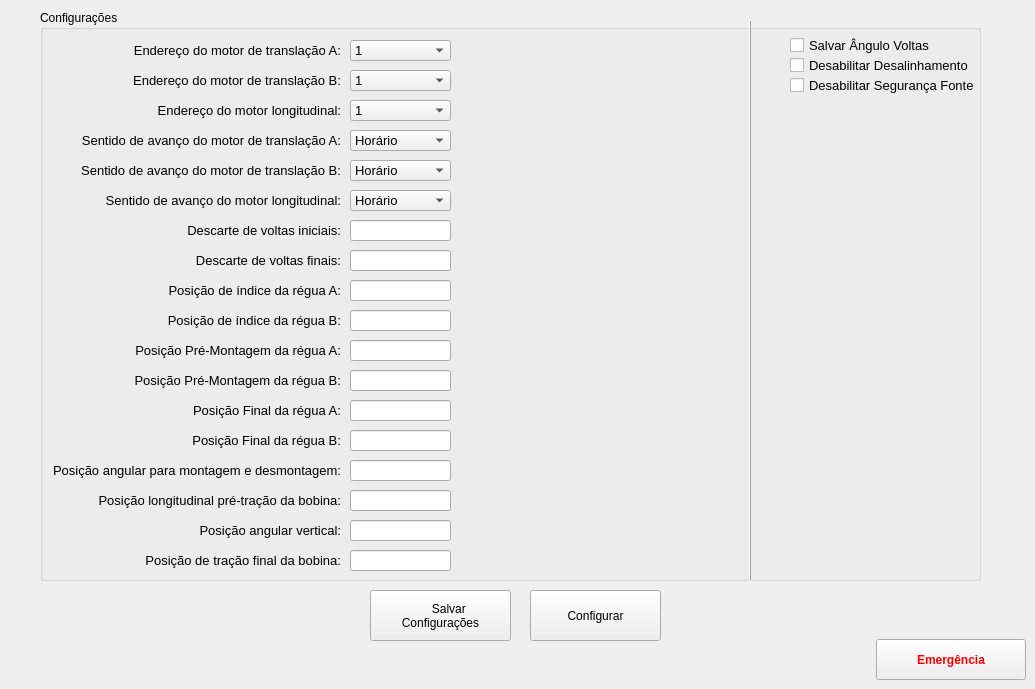
    <widget class="QWidget" name="tab_5">
     <attribute name="icon">
      <iconset>
       <normaloff>imagens/settings.png</normaloff>imagens/settings.png</iconset>
     </attribute>
     <attribute name="title">
      <string>Configurações Gerais</string>
     </attribute>
     <widget class="QGroupBox" name="groupBox_8">
      <property name="geometry">
       <rect>
        <x>40</x>
        <y>10</y>
        <width>941</width>
        <height>571</height>
       </rect>
      </property>
      <property name="title">
       <string>Configurações</string>
      </property>
      <widget class="QComboBox" name="sentido_A">
       <property name="geometry">
        <rect>
         <x>310</x>
         <y>120</y>
         <width>101</width>
         <height>21</height>
        </rect>
       </property>
       <property name="font">
        <font>
         <pointsize>10</pointsize>
        </font>
       </property>
       <item>
        <property name="text">
         <string>Horário</string>
        </property>
       </item>
       <item>
        <property name="text">
         <string>Anti-horário</string>
        </property>
       </item>
      </widget>
      <widget class="QLabel" name="label_39">
       <property name="geometry">
        <rect>
         <x>-30</x>
         <y>150</y>
         <width>331</width>
         <height>21</height>
        </rect>
       </property>
       <property name="font">
        <font>
         <pointsize>10</pointsize>
        </font>
       </property>
       <property name="text">
        <string>Sentido de avanço do motor de translação B:</string>
       </property>
       <property name="alignment">
        <set>Qt::AlignRight|Qt::AlignTrailing|Qt::AlignVCenter</set>
       </property>
      </widget>
      <widget class="QComboBox" name="EndDriver_A">
       <property name="geometry">
        <rect>
         <x>310</x>
         <y>30</y>
         <width>101</width>
         <height>21</height>
        </rect>
       </property>
       <property name="font">
        <font>
         <pointsize>10</pointsize>
        </font>
       </property>
       <item>
        <property name="text">
         <string>1</string>
        </property>
       </item>
       <item>
        <property name="text">
         <string>2</string>
        </property>
       </item>
       <item>
        <property name="text">
         <string>3</string>
        </property>
       </item>
       <item>
        <property name="text">
         <string>4</string>
        </property>
       </item>
      </widget>
      <widget class="QLabel" name="label_38">
       <property name="geometry">
        <rect>
         <x>-30</x>
         <y>120</y>
         <width>331</width>
         <height>21</height>
        </rect>
       </property>
       <property name="font">
        <font>
         <pointsize>10</pointsize>
        </font>
       </property>
       <property name="text">
        <string>Sentido de avanço do motor de translação A:</string>
       </property>
       <property name="alignment">
        <set>Qt::AlignRight|Qt::AlignTrailing|Qt::AlignVCenter</set>
       </property>
      </widget>
      <widget class="QLabel" name="label_41">
       <property name="geometry">
        <rect>
         <x>-30</x>
         <y>300</y>
         <width>331</width>
         <height>21</height>
        </rect>
       </property>
       <property name="font">
        <font>
         <pointsize>10</pointsize>
        </font>
       </property>
       <property name="text">
        <string>Posição de índice da régua B:</string>
       </property>
       <property name="alignment">
        <set>Qt::AlignRight|Qt::AlignTrailing|Qt::AlignVCenter</set>
       </property>
      </widget>
      <widget class="QComboBox" name="sentido_B">
       <property name="geometry">
        <rect>
         <x>310</x>
         <y>150</y>
         <width>101</width>
         <height>21</height>
        </rect>
       </property>
       <property name="font">
        <font>
         <pointsize>10</pointsize>
        </font>
       </property>
       <item>
        <property name="text">
         <string>Horário</string>
        </property>
       </item>
       <item>
        <property name="text">
         <string>Anti-horário</string>
        </property>
       </item>
      </widget>
      <widget class="QLabel" name="label_37">
       <property name="geometry">
        <rect>
         <x>-30</x>
         <y>60</y>
         <width>331</width>
         <height>21</height>
        </rect>
       </property>
       <property name="font">
        <font>
         <pointsize>10</pointsize>
        </font>
       </property>
       <property name="text">
        <string>Endereço do motor de translação B:</string>
       </property>
       <property name="alignment">
        <set>Qt::AlignRight|Qt::AlignTrailing|Qt::AlignVCenter</set>
       </property>
      </widget>
      <widget class="QLineEdit" name="indice_B">
       <property name="geometry">
        <rect>
         <x>310</x>
         <y>300</y>
         <width>101</width>
         <height>21</height>
        </rect>
       </property>
       <property name="font">
        <font>
         <pointsize>10</pointsize>
        </font>
       </property>
       <property name="text">
        <string/>
       </property>
      </widget>
      <widget class="QComboBox" name="EndDriver_B">
       <property name="geometry">
        <rect>
         <x>310</x>
         <y>60</y>
         <width>101</width>
         <height>21</height>
        </rect>
       </property>
       <property name="font">
        <font>
         <pointsize>10</pointsize>
        </font>
       </property>
       <item>
        <property name="text">
         <string>1</string>
        </property>
       </item>
       <item>
        <property name="text">
         <string>2</string>
        </property>
       </item>
       <item>
        <property name="text">
         <string>3</string>
        </property>
       </item>
       <item>
        <property name="text">
         <string>4</string>
        </property>
       </item>
      </widget>
      <widget class="QLineEdit" name="indice_A">
       <property name="geometry">
        <rect>
         <x>310</x>
         <y>270</y>
         <width>101</width>
         <height>21</height>
        </rect>
       </property>
       <property name="font">
        <font>
         <pointsize>10</pointsize>
        </font>
       </property>
       <property name="text">
        <string/>
       </property>
      </widget>
      <widget class="QLabel" name="label_35">
       <property name="geometry">
        <rect>
         <x>-30</x>
         <y>30</y>
         <width>331</width>
         <height>21</height>
        </rect>
       </property>
       <property name="font">
        <font>
         <pointsize>10</pointsize>
        </font>
       </property>
       <property name="text">
        <string>Endereço do motor de translação A:</string>
       </property>
       <property name="alignment">
        <set>Qt::AlignRight|Qt::AlignTrailing|Qt::AlignVCenter</set>
       </property>
      </widget>
      <widget class="QLabel" name="label_40">
       <property name="geometry">
        <rect>
         <x>-30</x>
         <y>270</y>
         <width>331</width>
         <height>21</height>
        </rect>
       </property>
       <property name="font">
        <font>
         <pointsize>10</pointsize>
        </font>
       </property>
       <property name="text">
        <string>Posição de índice da régua A:</string>
       </property>
       <property name="alignment">
        <set>Qt::AlignRight|Qt::AlignTrailing|Qt::AlignVCenter</set>
       </property>
      </widget>
      <widget class="QLabel" name="label_46">
       <property name="geometry">
        <rect>
         <x>-30</x>
         <y>90</y>
         <width>331</width>
         <height>21</height>
        </rect>
       </property>
       <property name="font">
        <font>
         <pointsize>10</pointsize>
        </font>
       </property>
       <property name="text">
        <string>Endereço do motor longitudinal:</string>
       </property>
       <property name="alignment">
        <set>Qt::AlignRight|Qt::AlignTrailing|Qt::AlignVCenter</set>
       </property>
      </widget>
      <widget class="QComboBox" name="EndDriver_C">
       <property name="geometry">
        <rect>
         <x>310</x>
         <y>90</y>
         <width>101</width>
         <height>21</height>
        </rect>
       </property>
       <property name="font">
        <font>
         <pointsize>10</pointsize>
        </font>
       </property>
       <item>
        <property name="text">
         <string>1</string>
        </property>
       </item>
       <item>
        <property name="text">
         <string>2</string>
        </property>
       </item>
       <item>
        <property name="text">
         <string>3</string>
        </property>
       </item>
       <item>
        <property name="text">
         <string>4</string>
        </property>
       </item>
      </widget>
      <widget class="QComboBox" name="sentido_C">
       <property name="geometry">
        <rect>
         <x>310</x>
         <y>180</y>
         <width>101</width>
         <height>21</height>
        </rect>
       </property>
       <property name="font">
        <font>
         <pointsize>10</pointsize>
        </font>
       </property>
       <item>
        <property name="text">
         <string>Horário</string>
        </property>
       </item>
       <item>
        <property name="text">
         <string>Anti-horário</string>
        </property>
       </item>
      </widget>
      <widget class="QLabel" name="label_47">
       <property name="geometry">
        <rect>
         <x>-30</x>
         <y>180</y>
         <width>331</width>
         <height>21</height>
        </rect>
       </property>
       <property name="font">
        <font>
         <pointsize>10</pointsize>
        </font>
       </property>
       <property name="text">
        <string>Sentido de avanço do motor longitudinal:</string>
       </property>
       <property name="alignment">
        <set>Qt::AlignRight|Qt::AlignTrailing|Qt::AlignVCenter</set>
       </property>
      </widget>
      <widget class="QLabel" name="label_42">
       <property name="geometry">
        <rect>
         <x>-30</x>
         <y>330</y>
         <width>331</width>
         <height>21</height>
        </rect>
       </property>
       <property name="font">
        <font>
         <pointsize>10</pointsize>
        </font>
       </property>
       <property name="text">
        <string>Posição Pré-Montagem da régua A:</string>
       </property>
       <property name="alignment">
        <set>Qt::AlignRight|Qt::AlignTrailing|Qt::AlignVCenter</set>
       </property>
      </widget>
      <widget class="QLineEdit" name="premont_A">
       <property name="geometry">
        <rect>
         <x>310</x>
         <y>330</y>
         <width>101</width>
         <height>21</height>
        </rect>
       </property>
       <property name="font">
        <font>
         <pointsize>10</pointsize>
        </font>
       </property>
       <property name="text">
        <string/>
       </property>
      </widget>
      <widget class="QLineEdit" name="premont_B">
       <property name="geometry">
        <rect>
         <x>310</x>
         <y>360</y>
         <width>101</width>
         <height>21</height>
        </rect>
       </property>
       <property name="font">
        <font>
         <pointsize>10</pointsize>
        </font>
       </property>
       <property name="text">
        <string/>
       </property>
      </widget>
      <widget class="QLabel" name="label_50">
       <property name="geometry">
        <rect>
         <x>-30</x>
         <y>360</y>
         <width>331</width>
         <height>21</height>
        </rect>
       </property>
       <property name="font">
        <font>
         <pointsize>10</pointsize>
        </font>
       </property>
       <property name="text">
        <string>Posição Pré-Montagem da régua B:</string>
       </property>
       <property name="alignment">
        <set>Qt::AlignRight|Qt::AlignTrailing|Qt::AlignVCenter</set>
       </property>
      </widget>
      <widget class="QLabel" name="label_51">
       <property name="geometry">
        <rect>
         <x>-30</x>
         <y>390</y>
         <width>331</width>
         <height>21</height>
        </rect>
       </property>
       <property name="font">
        <font>
         <pointsize>10</pointsize>
        </font>
       </property>
       <property name="text">
        <string>Posição Final da régua A:</string>
       </property>
       <property name="alignment">
        <set>Qt::AlignRight|Qt::AlignTrailing|Qt::AlignVCenter</set>
       </property>
      </widget>
      <widget class="QLineEdit" name="final_A">
       <property name="geometry">
        <rect>
         <x>310</x>
         <y>390</y>
         <width>101</width>
         <height>21</height>
        </rect>
       </property>
       <property name="font">
        <font>
         <pointsize>10</pointsize>
        </font>
       </property>
       <property name="text">
        <string/>
       </property>
      </widget>
      <widget class="QLineEdit" name="final_B">
       <property name="geometry">
        <rect>
         <x>310</x>
         <y>420</y>
         <width>101</width>
         <height>21</height>
        </rect>
       </property>
       <property name="font">
        <font>
         <pointsize>10</pointsize>
        </font>
       </property>
       <property name="text">
        <string/>
       </property>
      </widget>
      <widget class="QLabel" name="label_52">
       <property name="geometry">
        <rect>
         <x>-30</x>
         <y>420</y>
         <width>331</width>
         <height>21</height>
        </rect>
       </property>
       <property name="font">
        <font>
         <pointsize>10</pointsize>
        </font>
       </property>
       <property name="text">
        <string>Posição Final da régua B:</string>
       </property>
       <property name="alignment">
        <set>Qt::AlignRight|Qt::AlignTrailing|Qt::AlignVCenter</set>
       </property>
      </widget>
      <widget class="QLineEdit" name="pos_trac">
       <property name="geometry">
        <rect>
         <x>310</x>
         <y>540</y>
         <width>101</width>
         <height>21</height>
        </rect>
       </property>
       <property name="font">
        <font>
         <pointsize>10</pointsize>
        </font>
       </property>
       <property name="text">
        <string/>
       </property>
      </widget>
      <widget class="QLineEdit" name="pos_ang">
       <property name="geometry">
        <rect>
         <x>310</x>
         <y>450</y>
         <width>101</width>
         <height>21</height>
        </rect>
       </property>
       <property name="font">
        <font>
         <pointsize>10</pointsize>
        </font>
       </property>
       <property name="text">
        <string/>
       </property>
      </widget>
      <widget class="QLineEdit" name="pos_long">
       <property name="geometry">
        <rect>
         <x>310</x>
         <y>480</y>
         <width>101</width>
         <height>21</height>
        </rect>
       </property>
       <property name="font">
        <font>
         <pointsize>10</pointsize>
        </font>
       </property>
       <property name="text">
        <string/>
       </property>
      </widget>
      <widget class="QLabel" name="label_45">
       <property name="geometry">
        <rect>
         <x>-30</x>
         <y>510</y>
         <width>331</width>
         <height>21</height>
        </rect>
       </property>
       <property name="font">
        <font>
         <pointsize>10</pointsize>
        </font>
       </property>
       <property name="text">
        <string>Posição angular vertical:</string>
       </property>
       <property name="alignment">
        <set>Qt::AlignRight|Qt::AlignTrailing|Qt::AlignVCenter</set>
       </property>
      </widget>
      <widget class="QLabel" name="label_44">
       <property name="geometry">
        <rect>
         <x>-30</x>
         <y>540</y>
         <width>331</width>
         <height>21</height>
        </rect>
       </property>
       <property name="font">
        <font>
         <pointsize>10</pointsize>
        </font>
       </property>
       <property name="text">
        <string>Posição de tração final da bobina:</string>
       </property>
       <property name="alignment">
        <set>Qt::AlignRight|Qt::AlignTrailing|Qt::AlignVCenter</set>
       </property>
      </widget>
      <widget class="QLineEdit" name="pos_ver">
       <property name="geometry">
        <rect>
         <x>310</x>
         <y>510</y>
         <width>101</width>
         <height>21</height>
        </rect>
       </property>
       <property name="font">
        <font>
         <pointsize>10</pointsize>
        </font>
       </property>
       <property name="text">
        <string/>
       </property>
      </widget>
      <widget class="QLabel" name="label_43">
       <property name="geometry">
        <rect>
         <x>-30</x>
         <y>450</y>
         <width>331</width>
         <height>21</height>
        </rect>
       </property>
       <property name="font">
        <font>
         <pointsize>10</pointsize>
        </font>
       </property>
       <property name="text">
        <string>Posição angular para montagem e desmontagem:</string>
       </property>
       <property name="alignment">
        <set>Qt::AlignRight|Qt::AlignTrailing|Qt::AlignVCenter</set>
       </property>
      </widget>
      <widget class="QLabel" name="label_48">
       <property name="geometry">
        <rect>
         <x>-30</x>
         <y>480</y>
         <width>331</width>
         <height>21</height>
        </rect>
       </property>
       <property name="font">
        <font>
         <pointsize>10</pointsize>
        </font>
       </property>
       <property name="text">
        <string>Posição longitudinal pré-tração da bobina:</string>
       </property>
       <property name="alignment">
        <set>Qt::AlignRight|Qt::AlignTrailing|Qt::AlignVCenter</set>
       </property>
      </widget>
      <widget class="QLabel" name="label_54">
       <property name="geometry">
        <rect>
         <x>-30</x>
         <y>210</y>
         <width>331</width>
         <height>21</height>
        </rect>
       </property>
       <property name="font">
        <font>
         <pointsize>10</pointsize>
        </font>
       </property>
       <property name="text">
        <string>Descarte de voltas iniciais:</string>
       </property>
       <property name="alignment">
        <set>Qt::AlignRight|Qt::AlignTrailing|Qt::AlignVCenter</set>
       </property>
      </widget>
      <widget class="QLineEdit" name="descarte_inicial">
       <property name="geometry">
        <rect>
         <x>310</x>
         <y>210</y>
         <width>101</width>
         <height>21</height>
        </rect>
       </property>
       <property name="font">
        <font>
         <pointsize>10</pointsize>
        </font>
       </property>
       <property name="text">
        <string/>
       </property>
      </widget>
      <widget class="QLabel" name="label_60">
       <property name="geometry">
        <rect>
         <x>-30</x>
         <y>240</y>
         <width>331</width>
         <height>21</height>
        </rect>
       </property>
       <property name="font">
        <font>
         <pointsize>10</pointsize>
        </font>
       </property>
       <property name="text">
        <string>Descarte de voltas finais:</string>
       </property>
       <property name="alignment">
        <set>Qt::AlignRight|Qt::AlignTrailing|Qt::AlignVCenter</set>
       </property>
      </widget>
      <widget class="QLineEdit" name="descarte_final">
       <property name="geometry">
        <rect>
         <x>310</x>
         <y>240</y>
         <width>101</width>
         <height>21</height>
        </rect>
       </property>
       <property name="font">
        <font>
         <pointsize>10</pointsize>
        </font>
       </property>
       <property name="text">
        <string/>
       </property>
      </widget>
      <widget class="QCheckBox" name="Salvar_Angulo_Volta">
       <property name="geometry">
        <rect>
         <x>750</x>
         <y>20</y>
         <width>191</width>
         <height>31</height>
        </rect>
       </property>
       <property name="font">
        <font>
         <pointsize>10</pointsize>
        </font>
       </property>
       <property name="text">
        <string>Salvar Ângulo Voltas</string>
       </property>
      </widget>
      <widget class="QCheckBox" name="Desab_Desalinhamento">
       <property name="geometry">
        <rect>
         <x>750</x>
         <y>40</y>
         <width>191</width>
         <height>31</height>
        </rect>
       </property>
       <property name="font">
        <font>
         <pointsize>10</pointsize>
        </font>
       </property>
       <property name="text">
        <string>Desabilitar Desalinhamento</string>
       </property>
      </widget>
      <widget class="QCheckBox" name="Desab_Seg_Fonte">
       <property name="geometry">
        <rect>
         <x>750</x>
         <y>60</y>
         <width>191</width>
         <height>31</height>
        </rect>
       </property>
       <property name="font">
        <font>
         <pointsize>10</pointsize>
        </font>
       </property>
       <property name="text">
        <string>Desabilitar Segurança Fonte</string>
       </property>
      </widget>
      <widget class="Line" name="line">
       <property name="geometry">
        <rect>
         <x>700</x>
         <y>10</y>
         <width>20</width>
         <height>561</height>
        </rect>
       </property>
       <property name="frameShadow">
        <enum>QFrame::Raised</enum>
       </property>
       <property name="lineWidth">
        <number>1</number>
       </property>
       <property name="midLineWidth">
        <number>0</number>
       </property>
       <property name="orientation">
        <enum>Qt::Vertical</enum>
       </property>
      </widget>
     </widget>
     <widget class="QPushButton" name="ConfGeral">
      <property name="geometry">
       <rect>
        <x>530</x>
        <y>590</y>
        <width>131</width>
        <height>51</height>
       </rect>
      </property>
      <property name="text">
       <string>Configurar</string>
      </property>
      <property name="icon">
       <iconset>
        <normaloff>imagens/configure.png</normaloff>imagens/configure.png</iconset>
      </property>
      <property name="iconSize">
       <size>
        <width>30</width>
        <height>30</height>
       </size>
      </property>
     </widget>
     <widget class="QPushButton" name="salvar_config_2">
      <property name="geometry">
       <rect>
        <x>370</x>
        <y>590</y>
        <width>141</width>
        <height>51</height>
       </rect>
      </property>
      <property name="text">
       <string>     Salvar
Configurações</string>
      </property>
      <property name="icon">
       <iconset>
        <normaloff>imagens/save.png</normaloff>imagens/save.png</iconset>
      </property>
      <property name="iconSize">
       <size>
        <width>20</width>
        <height>20</height>
       </size>
      </property>
     </widget>
     <widget class="QPushButton" name="Emergencia_1">
      <property name="geometry">
       <rect>
        <x>876</x>
        <y>639</y>
        <width>150</width>
        <height>41</height>
       </rect>
      </property>
      <property name="palette">
       <palette>
        <active>
         <colorrole role="ButtonText">
          <brush brushstyle="SolidPattern">
           <color alpha="255">
            <red>255</red>
            <green>0</green>
            <blue>0</blue>
           </color>
          </brush>
         </colorrole>
        </active>
        <inactive>
         <colorrole role="ButtonText">
          <brush brushstyle="SolidPattern">
           <color alpha="255">
            <red>255</red>
            <green>0</green>
            <blue>0</blue>
           </color>
          </brush>
         </colorrole>
        </inactive>
        <disabled>
         <colorrole role="ButtonText">
          <brush brushstyle="SolidPattern">
           <color alpha="255">
            <red>120</red>
            <green>120</green>
            <blue>120</blue>
           </color>
          </brush>
         </colorrole>
        </disabled>
       </palette>
      </property>
      <property name="font">
       <font>
        <weight>75</weight>
        <bold>true</bold>
       </font>
      </property>
      <property name="text">
       <string>Emergência</string>
      </property>
      <property name="icon">
       <iconset>
        <normaloff>imagens/emergency_icon_01.png</normaloff>imagens/emergency_icon_01.png</iconset>
      </property>
      <property name="iconSize">
       <size>
        <width>35</width>
        <height>35</height>
       </size>
      </property>
     </widget>
    </widget>
